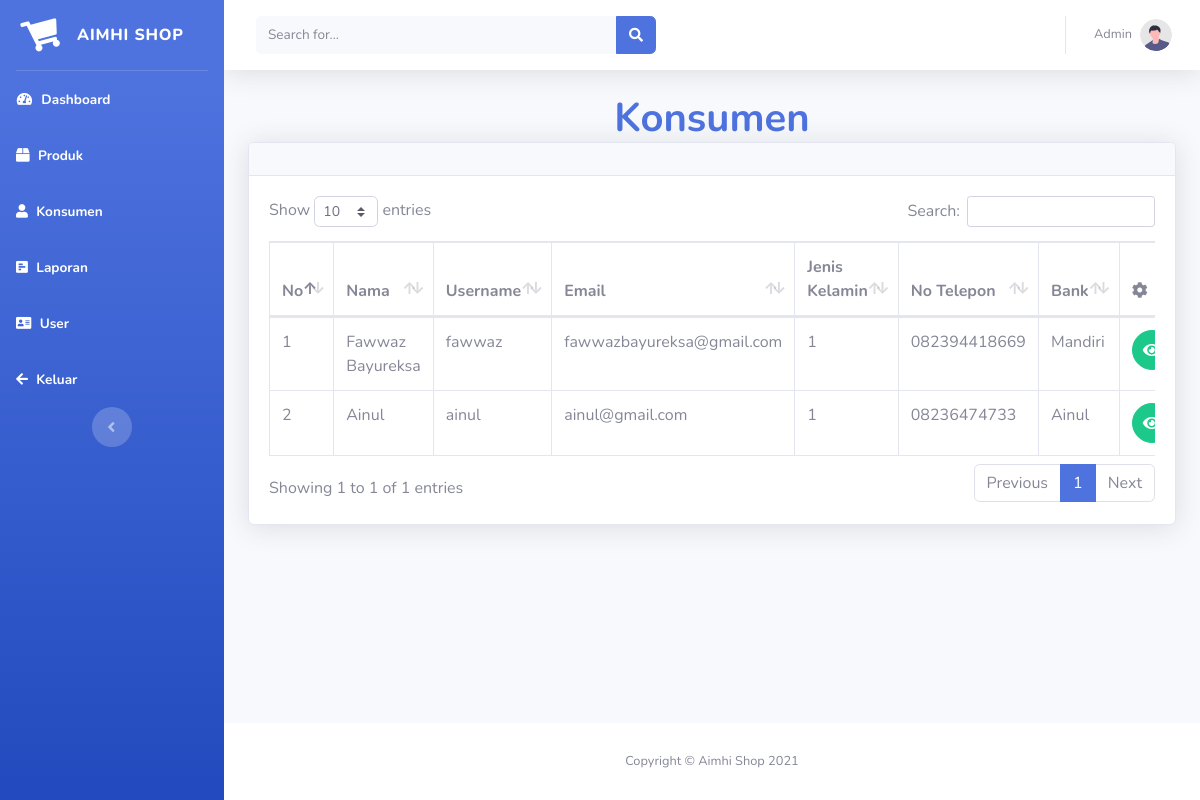
The page /admin/index.php?page=konsumen (signed in) on the database its author committed.
### tables this page shows
CREATE TABLE `user` (
  `id_user` int(5) NOT NULL,
  `nama` varchar(30) NOT NULL,
  `nama_usr` varchar(30) NOT NULL,
  `email` varchar(30) NOT NULL,
  `telp` varchar(14) NOT NULL,
  `pass` varchar(30) NOT NULL,
  `gender` int(11) NOT NULL,
  `tgl_lahir` date NOT NULL,
  `alamat` text NOT NULL,
  `bank` varchar(30) NOT NULL,
  `norek` varchar(30) NOT NULL,
  `namarek` varchar(30) NOT NULL
);

### admin/konsumen.php (the view, shortened to what this page needs)
<?php
require_once 'koneksi.php';
 ?>
<h1 class="m-0 font-weight-bold text-primary" style="text-align: center;">Konsumen</h1>
    <div class="card shadow mb-4">
           <div class="card-header py-3">
                  </div>
                  <div class="card-body">
                            <div class="table-responsive">
                          <table class="table table-bordered" id="dataTable" width="100%" cellspacing="0">
                                    <thead>
                                        <tr>
                                            <th>No</th>
                                            <th>Nama</th>
                                            <th>Username</th>
                                            <th>Email</th>
                                            <th>Jenis Kelamin</th>
                                            <th>No Telepon</th>
                                            <th>Bank</th>
                                            <th><i class="fas fa-cog"></i></th>
                                        </tr>
                                    </thead>
                         <?php
                         $no = 1;
						 $sql = mysqli_query($koneksi, "SELECT * FROM user");
						while($data = mysqli_fetch_assoc($sql)){
						?>
                                    <tbody>
                                        <tr>
                                            <td><?=$no++?></td>
                                            <td><?=$data['nama']?></td>
                                            <td><?=$data['nama_usr']?></td>
                                            <td><?=$data['email']?></td>
                                            <td><?=$data['gender']?></td>
                                            <td><?=$data['telp']?></td>
                                            <td><?=$data['bank']?></td>
                             				 <td>
                                      <a href="index.php?page=detail-konsumen&id=<?=$data['id_user']?>" class="btn btn-success btn-circle"><i class="fas fa-eye"></i></a>
                             				 </td>
                                        </tr>
                                    </tbody>
                                <?php } ?>
                                </table>
                            </div>
                        </div>
                    </div>

### rows shown on the page
user: nama "Fawwaz Bayureksa", nama_usr "fawwaz", email "fawwazbayureksa@gmail.com", gender "1", telp "082394418669", bank "Mandiri"
user: nama "Ainul", nama_usr "ainul", email "ainul@gmail.com", gender "1", telp "08236474733", bank "Ainul"
